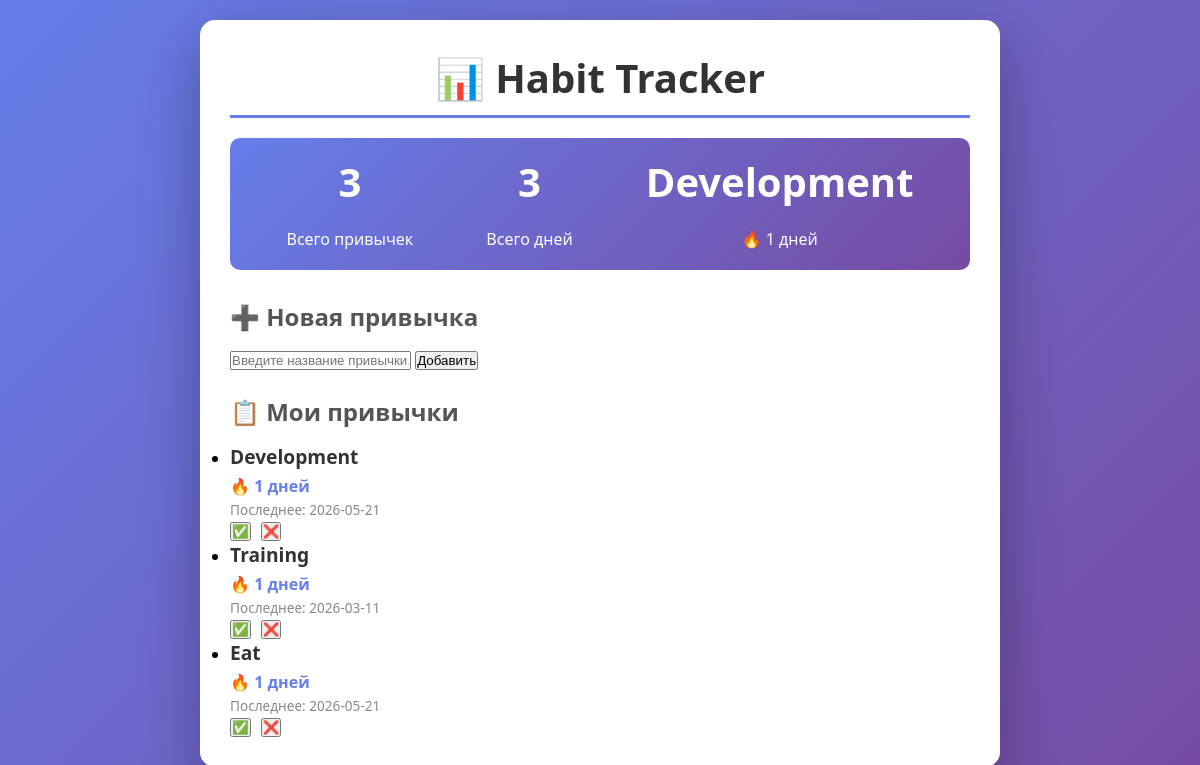
The page / on the database its author committed.
### tables this page shows
CREATE TABLE habits (
            id INTEGER PRIMARY KEY AUTOINCREMENT,
            name TEXT NOT NULL,
            streak INTEGER DEFAULT 0,
            last_completed TEXT NOT NULL
        );

### app.py (the view)
@app.route("/")
def index():
    habits = get_all_habits()
    stats = get_stats()
    return render_template("index.html", habits=habits, stats=stats)

### database.py (called while the page is built)
def get_all_habits():
    conn = sqlite3.connect(DB_PATH)
    cursor = conn.cursor()
    cursor.execute("SELECT * FROM habits")
    rows = cursor.fetchall()
    conn.close()
    habits = []
    for row in rows:
        habit = {
            "id": row[0],
            "name": row[1],
            "streak": row[2],
            "last_completed": row[3],
        }
        habits.append(habit)
    return habits

def get_stats():
    habits = get_all_habits()
    cnt_habit = len(habits)
    summa_streak = 0
    max_streak = 0
    max_habit_streak = None
    for habit in habits:
        summa_streak += habit["streak"]
        if max_streak < habit["streak"]:
            max_streak = habit["streak"]
            max_habit_streak = habit["name"]
    return {
        "total_habits": cnt_habit,
        "total_streak": summa_streak,
        "best_streak": max_streak,
        "best_habit": max_habit_streak,
    }

### templates/index.html (shortened to what this page needs)
<!DOCTYPE html>
<html>
<head>
    <link rel="stylesheet" href="{{ url_for('static', filename='style.css') }}">
</head>
<body>
    <div class="container">
    <h1>📊 Habit Tracker</h1>
    <div class="stats" id="stats">
        <div class="stat-item">
            <span class="stat-value">{{ stats.total_habits }}</span>
            <br>Всего привычек
        </div>
        <div class="stat-item">
            <span class="stat-value">{{ stats.total_streak }}</span>
            <br>Всего дней
        </div>
        {% if stats.best_habit %}
        <div class="stat-item">
            <span class="stat-value">{{ stats.best_habit }}</span>
            <br>🔥 {{ stats.best_streak }} дней
        </div>
        {% endif %}
    </div>
    <h2>➕ Новая привычка</h2>
    <form action="/add" method="post">
        <input type="text" name="name" placeholder="Введите название привычки..." required>
        <button type="submit">Добавить</button>
    </form>
    <h2>📋 Мои привычки</h2>
    {% if habits %}
        <ul>
        {% for habit in habits %}
            <li>
                <div class="habit-info">
                    <div class="habit-name">{{ habit.name }}</div>
                    <div class="habit-streak">🔥 {{ habit.streak }} дней</div>
                    <div class="habit-date">Последнее: {{ habit.last_completed }}</div>
                </div>
                <div class="actions">
                    <form action="/complete/{{ habit.id }}" method="post">
                        <button type="submit" class="complete-btn">✅</button>
                    </form>
                    <form action="/delete/{{ habit.id }}" method="post" onsubmit="return confirm('Удалить привычку?')">
                        <button type="submit" class="delete-btn">❌</button>
                    </form>
                </div>
            </li>
        {% endfor %}
        </ul>
    {% else %}
        <div class="empty-state">
            ✨ У тебя пока нет привычек.<br>
            Добавь первую, чтобы начать отслеживать прогресс!
        </div>
    {% endif %}
        </div>
</body>
</html>

### static/style.css (style rules this page uses)
* { margin: 0; padding: 0; box-sizing: border-box; }
body { font-family: 'Segoe UI', Arial, sans-serif; background: linear-gradient(135deg, #667eea 0%, #764ba2 100%); min-height: 100vh; padding: 20px; }
.container { max-width: 800px; margin: 0 auto; background: white; border-radius: 15px; box-shadow: 0 20px 60px rgba(0,0,0,0.3); padding: 30px; }
h1 { color: #333; font-size: 2.5em; margin-bottom: 20px; text-align: center; border-bottom: 3px solid #667eea; padding-bottom: 10px; }
h2 { color: #555; margin: 25px 0 15px; font-size: 1.5em; }
.stats { background: linear-gradient(135deg, #667eea 0%, #764ba2 100%); padding: 20px; border-radius: 10px; margin-bottom: 30px; display: flex; justify-content: space-around; color: white; }
.stat-item { text-align: center; }
.stat-value { font-size: 2.5em; font-weight: bold; display: block; line-height: 1.2; }
.habit-info { flex: 1; }
.habit-name { font-size: 1.2em; font-weight: bold; color: #333; margin-bottom: 5px; }
.habit-streak { color: #667eea; font-weight: bold; margin-bottom: 3px; }
.habit-date { color: #888; font-size: 0.85em; }
.actions { display: flex; gap: 10px; }

### rows shown on the page
habits: best_habit "Development", name "Development", streak "1", last_completed "2026-05-21"
habits: name "Training", streak "1", last_completed "2026-03-11"
habits: name "Eat", streak "1", last_completed "2026-05-21"

### other values the page prints
{{ stats.total_habits }} "3"
{{ stats.total_streak }} "3"
{{ stats.best_streak }} "1"
